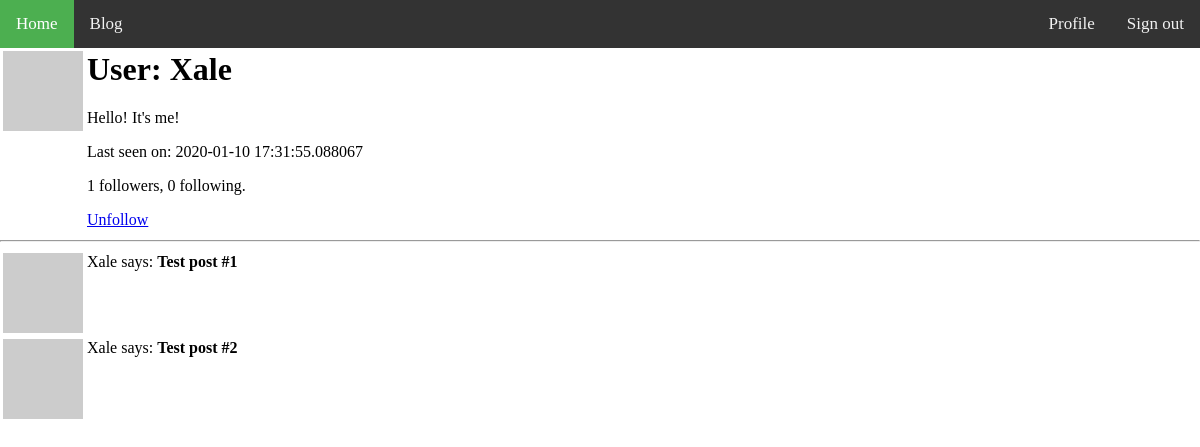
The app's page /user/Xale (signed in) with its own data.
### app/models.py (models this page shows, shortened)
class User(UserMixin ,db.Model):
    id = db.Column(db.Integer, primary_key=True)
    username = db.Column(db.String(64), index=True, unique=True)
    email = db.Column(db.String(128), index=True, unique=True)
    password_hash = db.Column(db.String(128))
    posts = db.relationship('Post', backref='author', lazy='dynamic')
    about_me = db.Column(db.String(256))
    last_seen = db.Column(db.DateTime, default=datetime.utcnow)
    followed = db.relationship(
        'User', secondary=followers,
        primaryjoin=(followers.c.follower_id==id),
        secondaryjoin=(followers.c.followed_id==id),
        backref=db.backref('followers', lazy='dynamic'), lazy='dynamic'
    )
    def avatar(self, size):
        digest = md5(self.email.lower().encode('utf-8')).hexdigest()
        return 'https://www.gravatar.com/avatar/{}?d=identicon&s={}'.format(
            digest, size)
    def is_following(self, user):
        return self.followed.filter(
            followers.c.followed_id == user.id).count() > 0

### app/routes.py (the view)
@app.route('/user/<username>')
@login_required
def user(username):
    user = User.query.filter_by(username=username).first_or_404()
    posts = [
        {'author': user, 'body': 'Test post #1'},
        {'author': user, 'body': 'Test post #2'}
    ]
    return render_template('user.html', user=user, posts=posts)

### app/models.py (called while the page is built)
@login.user_loader
def load_user(id):
    return User.query.get(int(id))

### app/routes.py (called while the page is built)
@app.before_request
def before_request():
    if current_user.is_authenticated:
        current_user.last_seen = datetime.utcnow()
        db.session.commit()

### app/templates/user.html
{% extends 'base.html' %}
{% block content %}
    <table>
        <tr valign="top">
            <td><img src="{{ user.avatar(128) }}"></td>
            <td>
                <h1>User: {{ user.username }}</h1>
                {% if user.about_me  %}<p>{{ user.about_me }}</p>{% endif %}
                {% if user.last_seen  %}<p>Last seen on: {{ user.last_seen }}</p>{% endif %}
                <p>{{ user.followers.count() }} followers, {{ user.followed.count() }} following.</p>
                {% if user == current_user %}
                    <p><a href="{{ url_for('edit_profile') }}">Edit your profile</a></p>
                {% elif not current_user.is_following(user) %}
                    <p><a href="{{ url_for('follow', username=user.username) }}">Follow</a></p>
                {% else %}
                    <p><a href="{{ url_for('unfollow', username=user.username) }}">Unfollow</a></p>
                {% endif %}
            </td>
        </tr>
    </table>
    <hr>
    {% for post in posts %}
        {% include '_post.html' %}
    {% endfor %}
{% endblock  %}

### app/templates/_post.html
<table>
    <tr valign="top">
        <td><img src="{{ user.avatar(36) }}"></td>
        <td>{{ post.author.username }} says: <b>{{ post.body }}</td>
    </tr>
</table>

### app/static/css/style.css (style rules this page uses)
body, html { height: 100%; margin: 0; }

### records on screen
User: username "Xale", about_me "Hello! It's me!", last_seen "2020-01-10 17:31:55.088067", author.username "Xale" "Xale"

### other values on screen
{{ user.followers.count() }} "1"
{{ user.followed.count() }} "0"
{{ post.body }} "Test post #1" "Test post #2"
